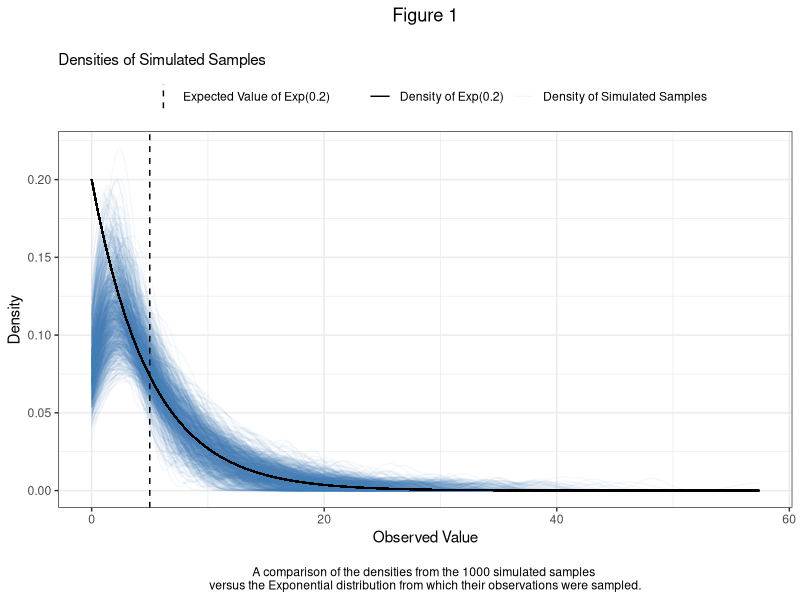
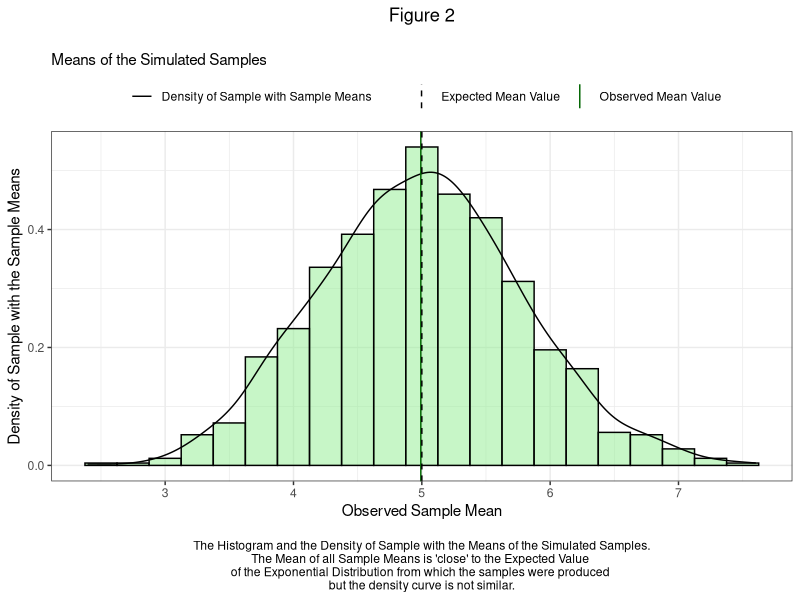
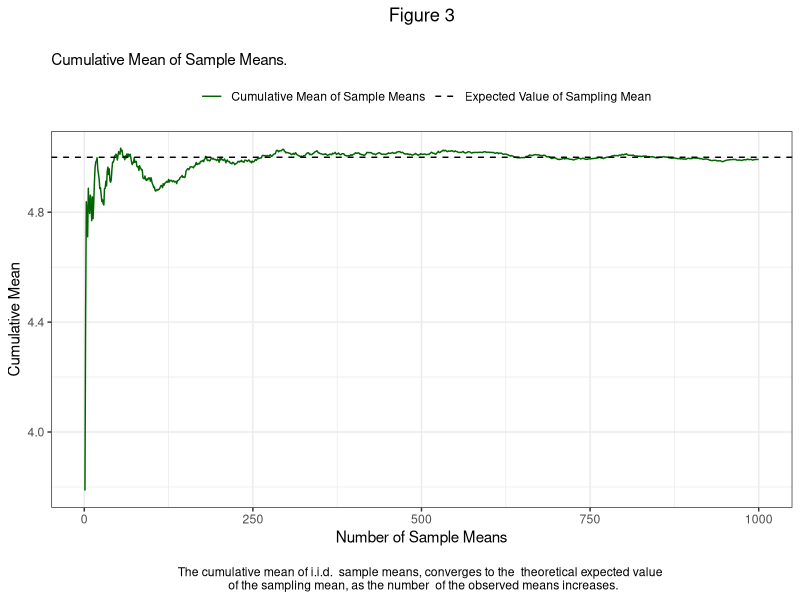
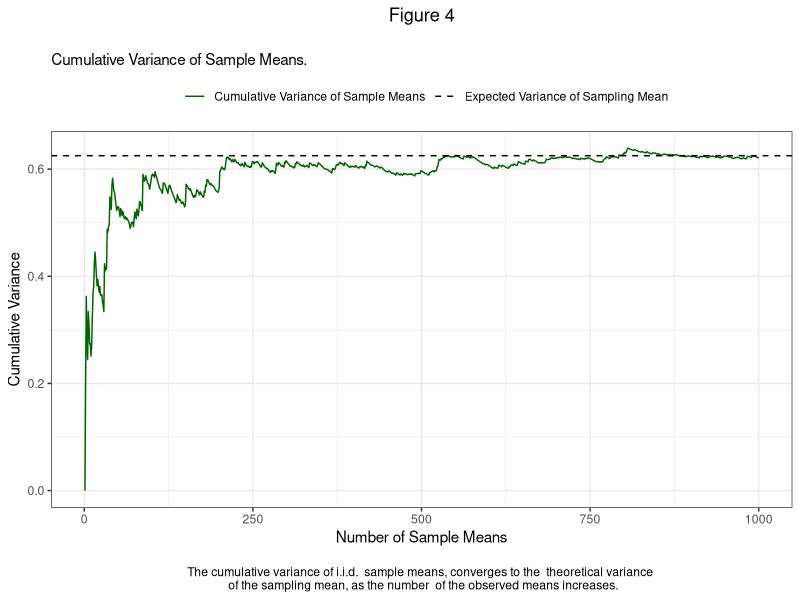
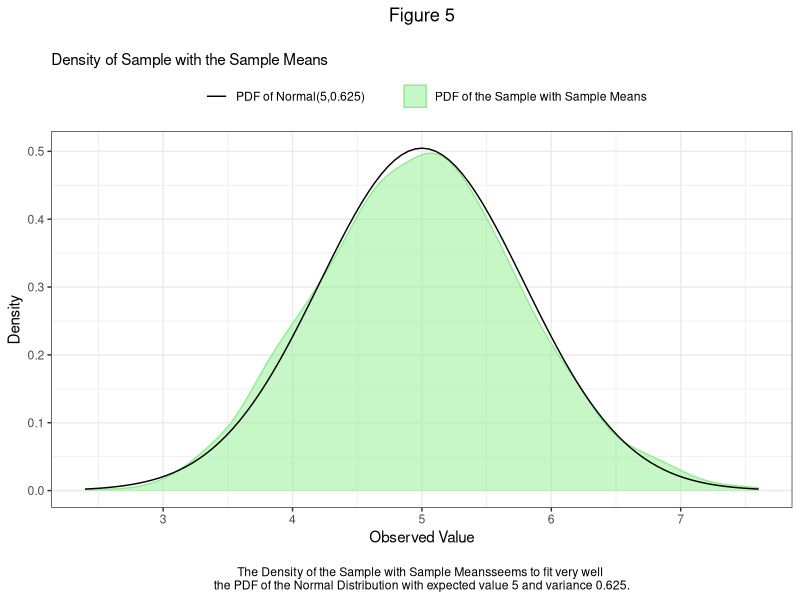
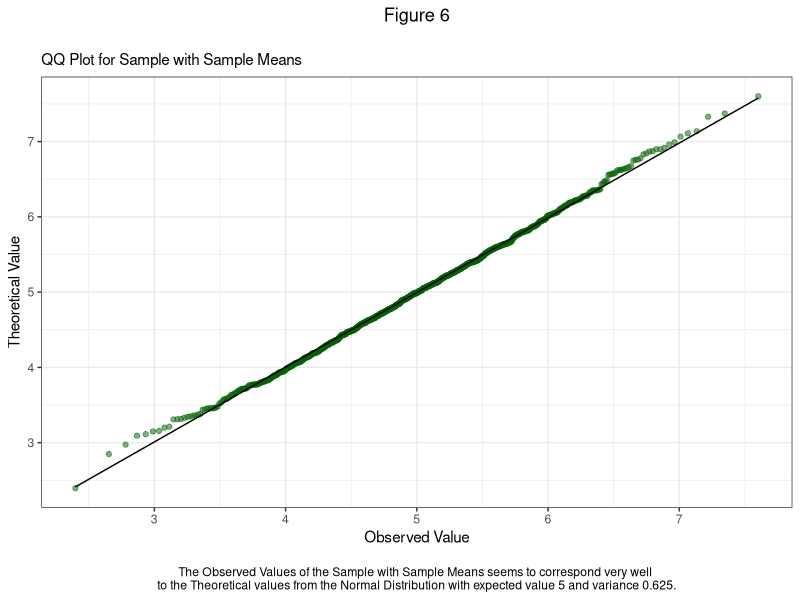

Recreate these plots in R, in order.
## ---- chunk 1

library(tidyverse)

## ---- chunk 2

set.seed(7095332)

## ---- chunk 3

number_of_simulations <- 1000
sample_size <- 40

## ---- chunk 4

lambda <- 0.2

## ---- chunk 5

simulated_samples <- tibble(
  "sim_id" = seq_len(number_of_simulations),
  "random_sample" = lapply(
    X = sim_id, 
    FUN = function(i) rexp(sample_size, lambda)
  )
) %>%
  unnest(random_sample) %>%
  mutate(
    "obs_id" = rep(
      seq_len(sample_size), 
      times = number_of_simulations
    )
  ) %>%
  select(sim_id, obs_id, "value" = random_sample)

## ---- chunk 6

origin_distr_____expected_value <- 1/lambda
origin_distr_____variance <- 1/(lambda^2)

## ---- chunk 7

(figure_1 <- ggplot(
  data = simulated_samples,
  mapping = aes(
    x = value,
    group = sim_id
  )
) +
  geom_line(
    aes(
      color = "Density of Simulated Samples"
    ),
    stat = "density",
    alpha = 0.05
  ) +
  stat_function(
    aes(
      color = "Density of Exp(0.2)"
    ),
    fun = dexp,
    args = list("rate" = lambda),
    geom = "line"
  ) +
  scale_color_manual(
    values = c("black", "steelblue")
  ) + 
  geom_vline(
    aes(
      xintercept = origin_distr_____expected_value,
      linetype = "Expected Value of Exp(0.2)"
    )
  ) +
  scale_linetype_manual(
    values = "dashed"
  ) +
  labs(
    title = "Figure 1\n",
    subtitle = "Densities of Simulated Samples",
    x = "Observed Value",
    y = "Density",
    color = "",
    linetype = "",
    caption = paste0(
      "\n",
      "A comparison of the densities ",
      "from the 1000 simulated samples ", "\n",
      "versus the Exponential distribution ", 
      "from which their observations were sampled."
    )
  ) +
  theme_bw() +
  theme(
    plot.title = element_text(hjust = 0.5),
    plot.caption = element_text(hjust = 0.5),
    legend.position = "top"
  ))

## ---- chunk 8

sample_means <- simulated_samples %>%
  group_by(sim_id) %>%
  summarise("value" = mean(value))

## ---- chunk 9

expected_mean_of_sampling_mean <-
  origin_distr_____expected_value

## ---- chunk 10
(mean_of_sample_means <- 
   mean(sample_means$value))

## ---- chunk 11
(figure_2 <- ggplot(
  data = sample_means,
  aes(
    x = value, 
    y = ..density..
  )
) +
  geom_histogram(
    binwidth = 0.25,
    color = "black",
    fill = "lightgreen",
    alpha = 0.5
  ) + 
  geom_line(
    aes(
      color = "Density of Sample with Sample Means"
    ),
    stat = "density"
  ) +
  scale_color_manual(values = "black") + 
  geom_vline(
    aes(
      xintercept = mean_of_sample_means,
      linetype = "Observed Mean Value"
    ), 
    color = "darkgreen"
  ) +
  geom_vline(
    aes(
      xintercept = origin_distr_____expected_value,
      linetype = "Expected Mean Value"
    ), 
    color = "black"
  ) +
  scale_linetype_manual(
    values = c("dashed", "solid")
  ) +
  labs(
    title = "Figure 2\n",
    subtitle = "Means of the Simulated Samples",
    x = "Observed Sample Mean",
    y = "Density of Sample with the Sample Means",
    color = "",
    linetype = "",
    caption = paste0(
      "\n",
      "The Histogram and the Density of Sample ",
      "with the Means of the Simulated Samples.", 
      "\n",
      "The Mean of all Sample Means is 'close' " ,
      "to the Expected Value ", "\n",
      "of the Exponential Distribution from ", 
      "which the samples were produced ", "\n", 
      "but the density curve is not similar."
    )
  ) +
  theme_bw() +
  theme(
    plot.title = element_text(hjust = 0.5),
    plot.caption = element_text(hjust = 0.5),
    legend.position = "top", 
    legend.direction = "horizontal"
  ))


## ---- chunk 12

(figure_3 <- ggplot(
  data = sample_means,
  aes(
    x = sim_id, 
    y = cummean(value)
  )
) +
  geom_line(
    aes(
      color = "Cumulative Mean of Sample Means"
    )
  ) +
  geom_hline(
    aes(
      yintercept = expected_mean_of_sampling_mean,
      color = "Expected Value of Sampling Mean"
    ),
    linetype = "dashed"
  ) +
  scale_color_manual(
    values = c("darkgreen", "black")
  ) + 
  guides(
    color = guide_legend(
      override.aes = list(
        linetype = c("solid", "dashed")
      )
    )
  ) +
  labs(
    title = "Figure 3\n",
    subtitle = 
      "Cumulative Mean of Sample Means.",
    x = "Number of Sample Means",
    y = "Cumulative Mean",
    color = "",
    caption = paste(
      "\n",
      "The cumulative mean of i.i.d. ", 
      "sample means, converges to the ", 
      "theoretical expected value ", "\n",
      "of the sampling mean, as the number ", 
      "of the observed means increases."
    )
  ) + 
  theme_bw() + 
  theme(
    plot.title = element_text(hjust = 0.5),
    plot.caption = element_text(hjust = 0.5),
    legend.position = "top"
  ))

## ---- chunk 13

expected_variance_of_sampling_mean <-
  origin_distr_____variance / sample_size

## ---- chunk 14

(variance_of_sample_means <- 
   var(sample_means$value))

## ---- chunk 15

(figure_4 <- ggplot(
  data = sample_means,
  aes(
    x = sim_id, 
    y = cumsum((value - cummean(value))^2)/sim_id)
) +
  geom_line(
    aes(
      color = "Cumulative Variance of Sample Means"
    )
  ) +
  geom_hline(
    aes(
      yintercept = 
        expected_variance_of_sampling_mean,
      color = "Expected Variance of Sampling Mean"
    ),
    linetype = "dashed"
  ) +
  scale_color_manual(
    values = c("darkgreen", "black")
  ) + 
  guides(
    color = guide_legend(
      override.aes = list(
        linetype = c("solid", "dashed")
      )
    )
  ) + 
  labs(
    title = "Figure 4\n",
    subtitle = 
      "Cumulative Variance of Sample Means.",
    x = "Number of Sample Means",
    y = "Cumulative Variance",
    color = "",
    caption = paste(
      "\n",
      "The cumulative variance of i.i.d. ", 
      "sample means, converges to the ", 
      "theoretical variance ", "\n",
      "of the sampling mean, as the number ", 
      "of the observed means increases."
    )
  ) +
  theme_bw() + 
  theme(
    plot.title = element_text(hjust = 0.5),
    plot.caption = element_text(hjust = 0.5),
    legend.position = "top"
  ))

## ---- chunk 16

(figure_5 <- ggplot(
  data = sample_means,
  mapping = aes(
    x = value
  )
) +
  geom_density(
    aes(
      fill = "PDF of the Sample with Sample Means"
    ),
    color = "lightgreen",
    alpha = 0.5
  ) +
  scale_fill_manual(
    values = "lightgreen"
  ) + 
  stat_function(
    aes(color = "PDF of Normal(5,0.625)"),
    fun = dnorm,
    args = list(
      "mean" = expected_mean_of_sampling_mean,
      "sd" = 
        sqrt(expected_variance_of_sampling_mean)
    ),
    geom = "line"
  ) +
  scale_color_manual(values = "black") + 
  labs(
    title = "Figure 5\n",
    subtitle = 
      "Density of Sample with the Sample Means",
    x = "Observed Value", 
    y = "Density",
    color = "",
    fill = "",
    caption = paste0(
      "\n",
      "The Density of the Sample with Sample Means", 
      "seems to fit very well ", "\n", 
      "the PDF of the Normal Distribution with ", 
      "expected value 5 and variance 0.625."
    )
  ) +
  theme_bw() +
  theme(
    plot.title = element_text(hjust = 0.5),
    plot.caption = element_text(hjust = 0.5),
    legend.position = "top"
  ))

## ---- chunk 17

(figure_6 <- ggplot(
  data = sample_means, 
  aes(sample = value)
) +
  geom_qq(
    distribution = qnorm,
    dparams = list(
      "mean" = expected_mean_of_sampling_mean,
      "sd" = 
        sqrt(expected_variance_of_sampling_mean)
    ),
    color = "darkgreen",
    alpha = 0.5
  ) +
  geom_qq_line(
    distribution = qnorm,
    dparams = list(
      "mean" = expected_mean_of_sampling_mean,
      "sd" = 
        sqrt(expected_variance_of_sampling_mean)
    )
  ) +
  labs(
    title = "Figure 6\n",
    subtitle = 
      "QQ Plot for Sample with Sample Means",
    x = "Observed Value", 
    y = "Theoretical Value",
    caption = paste0(
      "\n",
      "The Observed Values of the Sample with ", 
      "Sample Means seems to correspond very well ", 
      "\n", 
      "to the Theoretical values from the Normal " , 
      "Distribution with expected value 5 ", 
      "and variance 0.625."
    )
  ) +
  theme_bw() +
  theme(
    plot.title = element_text(hjust = 0.5),
    plot.caption = element_text(hjust = 0.5)
  ))

## ---- chunk 18

shapiro.test(sample_means$value)

